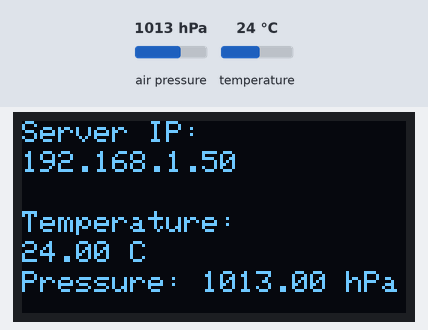
Recording of a sketch running on a simulated ESP32. Parts: 128×64 one-colour display. The inputs (shaded band) are chosen by the test bench; at power-on: air pressure 1013 hPa, temperature 24 °C. WiFi joins after 1.5 s; servers stay silent unless stated; what the sketch prints to the serial monitor is not drawn.

Above: at 3.2 s.
3.3 s: air pressure set to 952 hPa
At 4.9 s:
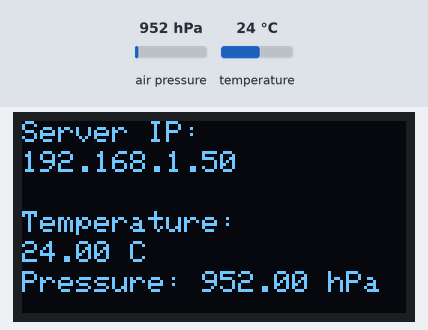
5.6 s: temperature set to 12 °C
At 7.3 s:
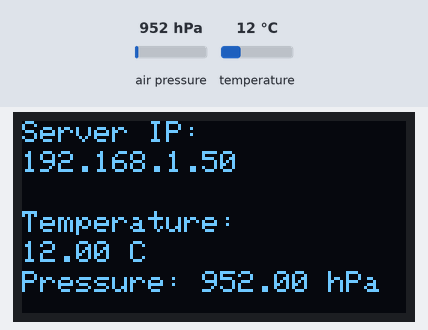
7.6 s: air pressure set to 975 hPa
At 9.4 s:
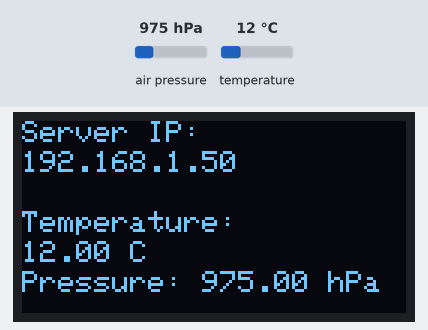
9.7 s: temperature set to 19 °C
Timing chart, 0 to 12.7 s (numbered marks = the images above; inputs shaded):
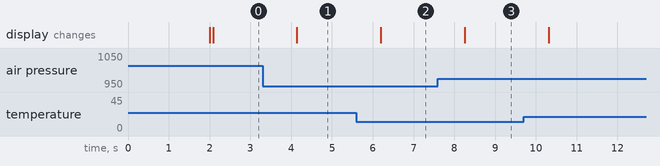

The sketch:

ESP32_BMP280_Server.ino
```cpp
// ESP32 BMP280 SERVER

#include <WiFi.h>
#include <WebServer.h>
#include <Adafruit_Sensor.h>
#include <Adafruit_BMP280.h>
#include <Adafruit_GFX.h>
#include <Adafruit_SSD1306.h>


// WiFi credentials
const char* ssid = "Your SSID";
const char* password = "Your Password";


// Web server
WebServer server(80);

// BMP280 sensor
Adafruit_BMP280 bmp;

// OLED display
#define SCREEN_WIDTH 128
#define SCREEN_HEIGHT 64
Adafruit_SSD1306 display(SCREEN_WIDTH, SCREEN_HEIGHT, &Wire, -1);

// Global variable to hold the server IP address
String serverIPAddress;

void setup() {
  Serial.begin(115200);

  // Connect to WiFi
  WiFi.begin(ssid, password);
  while (WiFi.status() != WL_CONNECTED) {
    delay(1000);
    Serial.println("Connecting to WiFi...");
  }
  Serial.println("Connected to WiFi");

  // Get the server's IP address
  serverIPAddress = WiFi.localIP().toString();
  Serial.println("Server IP: " + serverIPAddress);

  // Initialize BMP280 sensor
  if (!bmp.begin(0x76)) {
    Serial.println("Could not find a valid BMP280 sensor!");
    while (1);
  }

  // Initialize OLED display
  if (!display.begin(SSD1306_SWITCHCAPVCC, 0x3C)) {
    Serial.println("Failed to initialize OLED display!");
    while (1);
  }

  display.clearDisplay();
  display.display();

  // Web server route to serve BMP280 data
  server.on("/data", []() {
    float temperature = bmp.readTemperature();
    float pressure = bmp.readPressure() / 100.0F; // hPa
    String response = "Temperature: " + String(temperature) + " C, ";
    response += "Pressure: " + String(pressure) + " hPa";
    server.send(200, "text/plain", response);
  });

  server.begin();
}

void updateDisplay() {
  display.clearDisplay();

  float temperature = bmp.readTemperature();
  float pressure = bmp.readPressure() / 100.0F; // hPa

  display.setTextSize(1);
  display.setTextColor(WHITE);
  display.setCursor(0, 0);
  display.print("Server IP:");
  display.setCursor(0, 10);
  display.print(serverIPAddress);  // Display the server's IP address

  display.setCursor(0, 30);
  display.print("Temperature:");
  display.setCursor(0, 40);
  display.print(temperature);
  display.print(" C");

  display.setCursor(0, 50);
  display.print("Pressure:");
  display.setCursor(60, 50);
  display.print(pressure);
  display.print(" hPa");

  display.display();
}

void loop() {
  server.handleClient(); // Handle web server requests
  updateDisplay();       // Update OLED display with sensor data and IP address

  delay(1000); // Adjust delay for display refresh rate
}
```

Measured:
- after the input at 3.3 s, the display: changes after 0.84 s (image 1)
- after the input at 5.6 s, the display: changes after 0.60 s (image 2)
- after the input at 7.6 s, the display: changes after 0.65 s (image 3)
